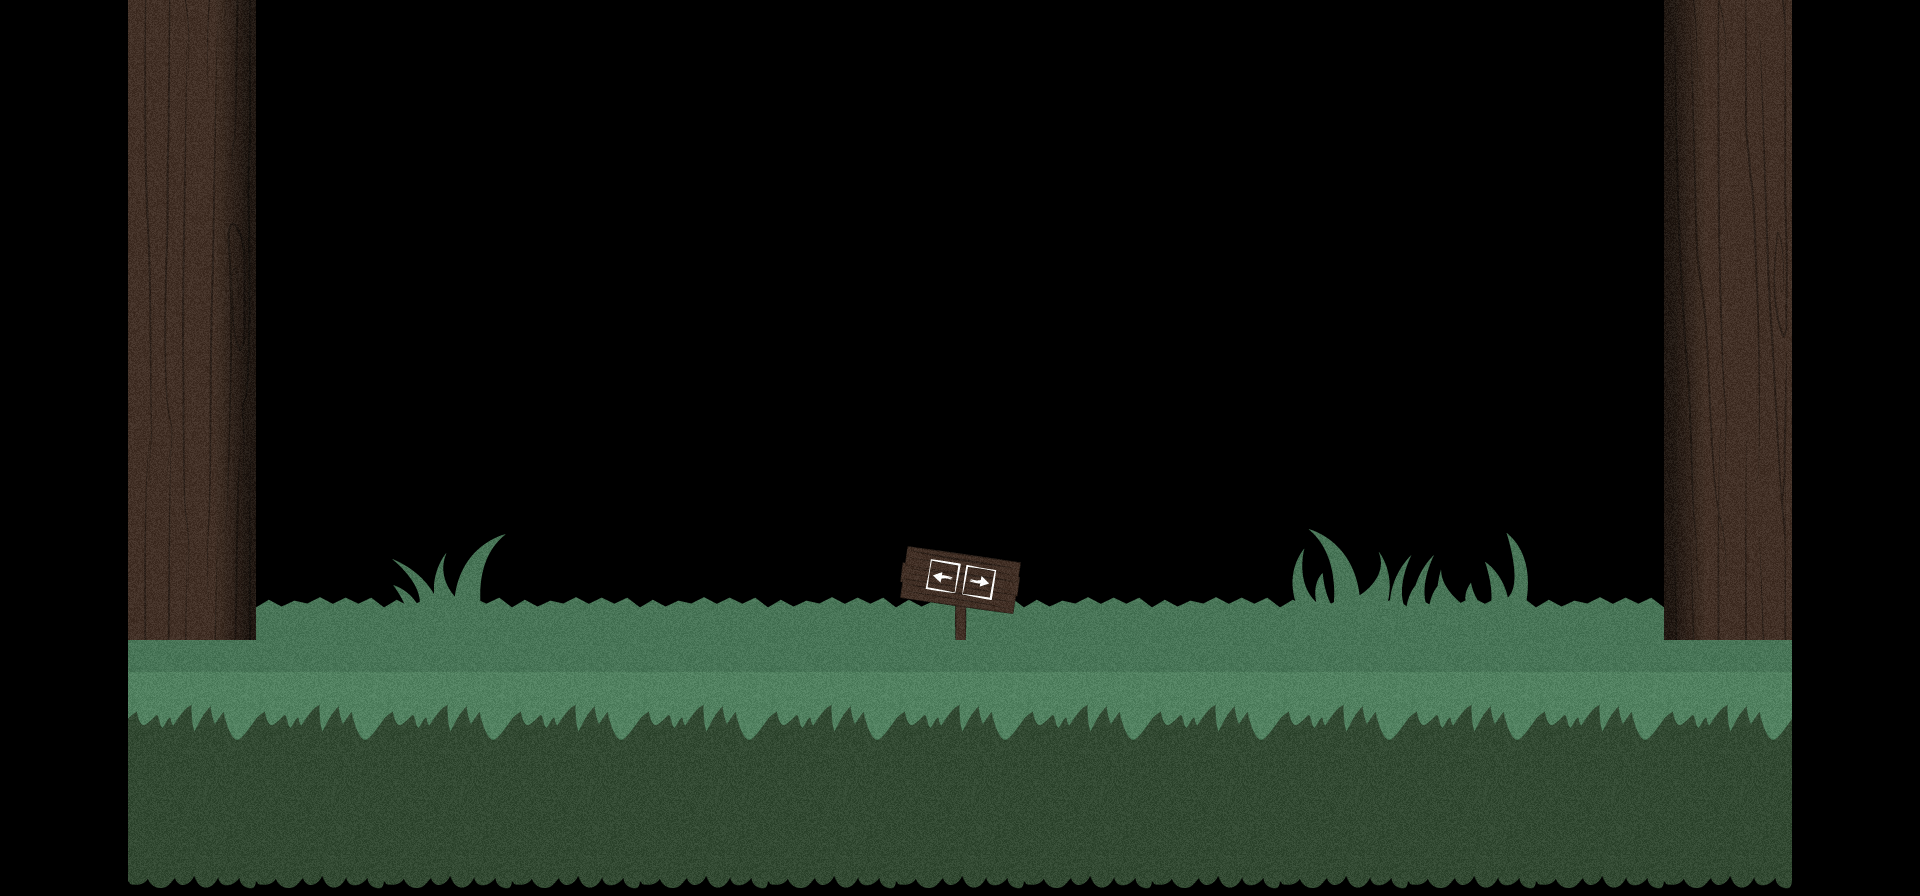

A 2D game scene composited from a Tiled map and its tileset images. What follows is a short description and the map's XML, with each tile layer's data collapsed to a summary:
An orthogonal 15x7 tile map with 128x128 px tiles, 1 tile layer (Tile Layer 1), 2 tilesets and 2 objects (player_spawn, door).

<map version="1.0" orientation="orthogonal" width="15" height="7" tilewidth="128" tileheight="128">
 <properties>
  <property name="bgm" value="ost/forest.ogg" />
  <property name="parallax1" value="Background_MagicForest_Layer1.png" />
  <property name="parallax2" value="Background_MagicForest_Layer2.png" />
  <property name="parallax3" value="Background_MagicForest_Layer3.png" />
 </properties>
 <tileset firstgid="1" name="Magic Forest" tilewidth="128" tileheight="128">
  <properties>
   <property name="solid" value="true" />
  </properties>
  <image source="Magic-Forest.png" width="1536" height="1152" />
  <tile id="0">
   <properties>
    <property name="solid" value="true" />
   </properties>
  </tile>
  <tile id="1">
   <properties>
    <property name="solid" value="true" />
   </properties>
  </tile>
  <tile id="2">
   <properties>
    <property name="solid" value="true" />
   </properties>
  </tile>
  <tile id="3">
   <properties>
    <property name="solid" value="true" />
   </properties>
  </tile>
  <tile id="4">
   <properties>
    <property name="solid" value="true" />
   </properties>
  </tile>
  <tile id="5">
   <properties>
    <property name="solid" value="true" />
   </properties>
  </tile>
  <tile id="6">
   <properties>
    <property name="solid" value="true" />
   </properties>
  </tile>
  <tile id="7">
   <properties>
    <property name="solid" value="true" />
   </properties>
  </tile>
  <tile id="8">
   <properties>
    <property name="solid" value="true" />
   </properties>
  </tile>
  <tile id="9">
   <properties>
    <property name="solid" value="true" />
   </properties>
  </tile>
  <tile id="10">
   <properties>
    <property name="solid" value="true" />
   </properties>
  </tile>
  <tile id="11">
   <properties>
    <property name="solid" value="true" />
   </properties>
  </tile>
  <tile id="24">
   <properties>
    <property name="solid" value="true" />
   </properties>
  </tile>
  <tile id="44">
   <properties>
    <property name="decayTime" value="1" />
    <property name="decayTo" value="21" />
   </properties>
  </tile>
  <tile id="45">
   <properties>
    <property name="decayTime" value="1" />
    <property name="decayTo" value="22" />
   </properties>
  </tile>
  <tile id="46">
   <properties>
    <property name="decayTime" value="1" />
    <property name="decayTo" value="23" />
   </properties>
  </tile>
  <tile id="48">
   <properties>
    <property name="solid" value="true" />
   </properties>
  </tile>
  <tile id="49">
   <properties>
    <property name="solid" value="true" />
   </properties>
  </tile>
  <tile id="50">
   <properties>
    <property name="solid" value="true" />
   </properties>
  </tile>
  <tile id="51">
   <properties>
    <property name="solid" value="true" />
   </properties>
  </tile>
  <tile id="56">
   <properties>
    <property name="solid" value="true" />
   </properties>
  </tile>
  <tile id="57">
   <properties>
    <property name="solid" value="true" />
   </properties>
  </tile>
  <tile id="58">
   <properties>
    <property name="solid" value="true" />
   </properties>
  </tile>
  <tile id="60">
   <properties>
    <property name="solid" value="true" />
   </properties>
  </tile>
  <tile id="61">
   <properties>
    <property name="solid" value="true" />
   </properties>
  </tile>
  <tile id="62">
   <properties>
    <property name="solid" value="true" />
   </properties>
  </tile>
  <tile id="63">
   <properties>
    <property name="solid" value="true" />
   </properties>
  </tile>
  <tile id="68">
   <properties>
    <property name="solid" value="true" />
   </properties>
  </tile>
  <tile id="69">
   <properties>
    <property name="solid" value="true" />
   </properties>
  </tile>
  <tile id="70">
   <properties>
    <property name="solid" value="true" />
   </properties>
  </tile>
  <tile id="72">
   <properties>
    <property name="solid" value="true" />
   </properties>
  </tile>
  <tile id="73">
   <properties>
    <property name="solid" value="true" />
   </properties>
  </tile>
  <tile id="74">
   <properties>
    <property name="solid" value="true" />
   </properties>
  </tile>
  <tile id="75">
   <properties>
    <property name="solid" value="true" />
   </properties>
  </tile>
  <tile id="80">
   <properties>
    <property name="solid" value="true" />
   </properties>
  </tile>
  <tile id="81">
   <properties>
    <property name="solid" value="true" />
   </properties>
  </tile>
  <tile id="82">
   <properties>
    <property name="solid" value="true" />
   </properties>
  </tile>
  <tile id="84">
   <properties>
    <property name="solid" value="true" />
   </properties>
  </tile>
  <tile id="85">
   <properties>
    <property name="solid" value="true" />
   </properties>
  </tile>
  <tile id="86">
   <properties>
    <property name="solid" value="true" />
   </properties>
  </tile>
  <tile id="87">
   <properties>
    <property name="solid" value="true" />
   </properties>
  </tile>
  <tile id="92">
   <properties>
    <property name="solid" value="true" />
   </properties>
  </tile>
  <tile id="93">
   <properties>
    <property name="solid" value="true" />
   </properties>
  </tile>
  <tile id="94">
   <properties>
    <property name="solid" value="true" />
   </properties>
  </tile>
  <tile id="96">
   <properties>
    <property name="solid" value="true" />
   </properties>
  </tile>
  <tile id="97">
   <properties>
    <property name="solid" value="true" />
   </properties>
  </tile>
  <tile id="98">
   <properties>
    <property name="solid" value="true" />
   </properties>
  </tile>
  <tile id="99">
   <properties>
    <property name="solid" value="true" />
   </properties>
  </tile>
 </tileset>
 <tileset firstgid="109" name="default" tilewidth="128" tileheight="128">
  <properties>
   <property name="solid" value="true" />
  </properties>
  <image source="Magic-Forest.png" width="1536" height="1152" />
  <tile id="24">
   <properties>
    <property name="solid" value="true" />
   </properties>
  </tile>
  <tile id="36">
   <properties>
    <property name="solid" value="true" />
   </properties>
  </tile>
  <tile id="37">
   <properties>
    <property name="solid" value="true" />
   </properties>
  </tile>
  <tile id="38">
   <properties>
    <property name="solid" value="true" />
   </properties>
  </tile>
  <tile id="39">
   <properties>
    <property name="solid" value="true" />
   </properties>
  </tile>
  <tile id="40">
   <properties>
    <property name="solid" value="true" />
   </properties>
  </tile>
  <tile id="41">
   <properties>
    <property name="solid" value="true" />
   </properties>
  </tile>
  <tile id="42">
   <properties>
    <property name="solid" value="true" />
   </properties>
  </tile>
  <tile id="43">
   <properties>
    <property name="solid" value="true" />
   </properties>
  </tile>
  <tile id="44">
   <properties>
    <property name="decayTime" value="1" />
    <property name="decayTo" value="1" />
   </properties>
  </tile>
  <tile id="48">
   <properties>
    <property name="solid" value="true" />
   </properties>
  </tile>
  <tile id="49">
   <properties>
    <property name="solid" value="true" />
   </properties>
  </tile>
  <tile id="50">
   <properties>
    <property name="solid" value="true" />
   </properties>
  </tile>
  <tile id="51">
   <properties>
    <property name="solid" value="true" />
   </properties>
  </tile>
  <tile id="56">
   <properties>
    <property name="solid" value="true" />
   </properties>
  </tile>
  <tile id="57">
   <properties>
    <property name="solid" value="true" />
   </properties>
  </tile>
  <tile id="58">
   <properties>
    <property name="solid" value="true" />
   </properties>
  </tile>
  <tile id="60">
   <properties>
    <property name="solid" value="true" />
   </properties>
  </tile>
  <tile id="61">
   <properties>
    <property name="solid" value="true" />
   </properties>
  </tile>
  <tile id="62">
   <properties>
    <property name="solid" value="true" />
   </properties>
  </tile>
  <tile id="63">
   <properties>
    <property name="solid" value="true" />
   </properties>
  </tile>
  <tile id="68">
   <properties>
    <property name="solid" value="true" />
   </properties>
  </tile>
  <tile id="69">
   <properties>
    <property name="solid" value="true" />
   </properties>
  </tile>
  <tile id="70">
   <properties>
    <property name="solid" value="true" />
   </properties>
  </tile>
  <tile id="72">
   <properties>
    <property name="solid" value="true" />
   </properties>
  </tile>
  <tile id="73">
   <properties>
    <property name="solid" value="true" />
   </properties>
  </tile>
  <tile id="74">
   <properties>
    <property name="solid" value="true" />
   </properties>
  </tile>
  <tile id="75">
   <properties>
    <property name="solid" value="true" />
   </properties>
  </tile>
  <tile id="80">
   <properties>
    <property name="solid" value="true" />
   </properties>
  </tile>
  <tile id="81">
   <properties>
    <property name="solid" value="true" />
   </properties>
  </tile>
  <tile id="82">
   <properties>
    <property name="solid" value="true" />
   </properties>
  </tile>
  <tile id="84">
   <properties>
    <property name="solid" value="true" />
   </properties>
  </tile>
  <tile id="85">
   <properties>
    <property name="solid" value="true" />
   </properties>
  </tile>
  <tile id="86">
   <properties>
    <property name="solid" value="true" />
   </properties>
  </tile>
  <tile id="87">
   <properties>
    <property name="solid" value="true" />
   </properties>
  </tile>
  <tile id="92">
   <properties>
    <property name="solid" value="true" />
   </properties>
  </tile>
  <tile id="93">
   <properties>
    <property name="solid" value="true" />
   </properties>
  </tile>
  <tile id="94">
   <properties>
    <property name="solid" value="true" />
   </properties>
  </tile>
  <tile id="96">
   <properties>
    <property name="solid" value="true" />
   </properties>
  </tile>
  <tile id="97">
   <properties>
    <property name="solid" value="true" />
   </properties>
  </tile>
  <tile id="98">
   <properties>
    <property name="solid" value="true" />
   </properties>
  </tile>
  <tile id="99">
   <properties>
    <property name="solid" value="true" />
   </properties>
  </tile>
 </tileset>
 <layer name="Tile Layer 1" width="15" height="7">
  <data>[105 cells, 47 non-empty, 17 distinct tile ids]</data>
 </layer>
 <objectgroup name="Object Layer 1" width="15" height="7">
  <object type="player_spawn" x="640" y="512" width="128" height="128" />
  <object type="door" x="1152" y="512" width="128" height="128" />
 </objectgroup>
</map>
